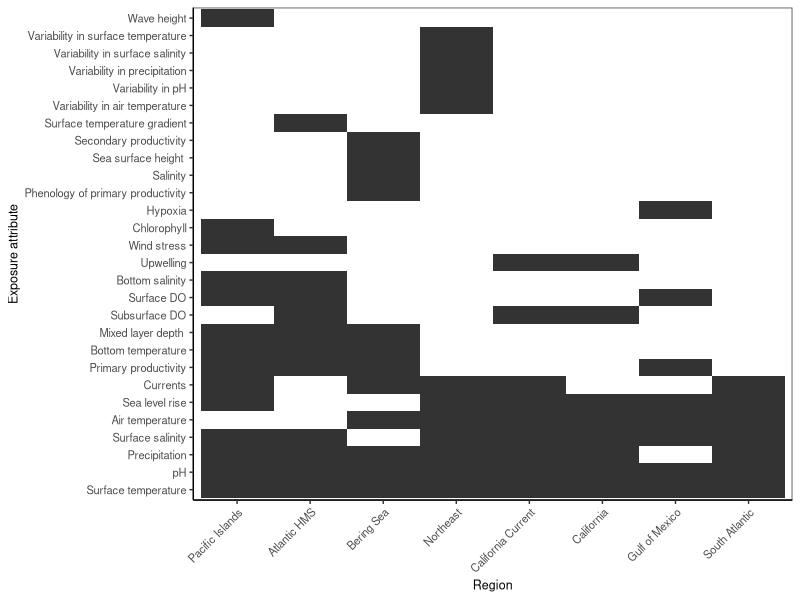

Recreate this plot in R. (Note: this script raises an error after producing the figure.)

# Clear workspace
rm(list = ls())

# Setup
################################################################################

# Packages
library(tidyverse)
library(lubridate)

# Directories
datadir <- "data"
plotdir <- "figures"

# Read data
data_orig <- readxl::read_excel("data/cva/processed/cva_exposure_attributes.xlsx")


# Build data
################################################################################

# Check 
data_orig %>% 
  count(region, attribute) %>% 
  filter(n!=1)

data_orig %>% 
  count(region)

# Number of regions with each attribute
stats <- data_orig %>% 
  count(attribute) %>% 
  arrange(desc(n))

# Number of attributes per region
nstats <- data_orig %>% 
  count(region) %>% 
  arrange(desc(n))

# Plot data
################################################################################

# Setup theme
my_theme <-  theme(axis.text=element_text(size=8),
                   axis.title=element_text(size=9),
                   legend.text=element_text(size=8),
                   legend.title=element_text(size=9),
                   strip.text=element_text(size=8),
                   plot.title=element_text(size=9),
                   # Gridlines
                   panel.grid.major = element_blank(), 
                   panel.grid.minor = element_blank(),
                   panel.background = element_blank(), 
                   axis.line = element_line(colour = "black"),
                   # Legend
                   legend.key = element_rect(fill = NA, color=NA),
                   legend.background = element_rect(fill=alpha('blue', 0)))

# Plot data
g <- ggplot(data_orig, aes(y=attribute %>% factor(., levels=stats$attribute), 
                           x=region %>% factor(., levels=nstats$region))) +
  geom_tile() +
  # Labels
  labs(y="Exposure attribute", x="Region") +
  # Theme
  theme_bw() + my_theme +
  theme(axis.text.x = element_text(angle = 45, vjust = 1, hjust=1))
g

# Export
ggsave(g, filename=file.path(plotdir, "us_cva_exposure_attributes.png"),
       width=5.5, height=5.5, units="in", dpi=600)
